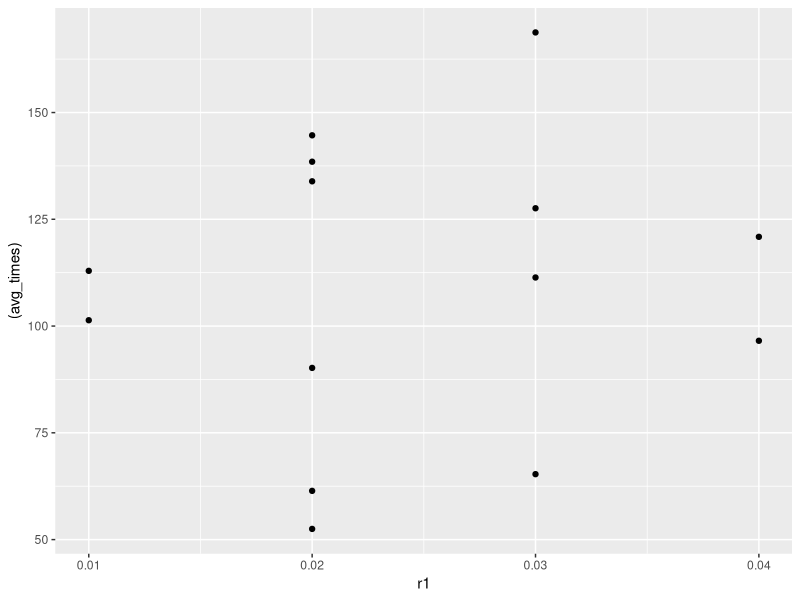
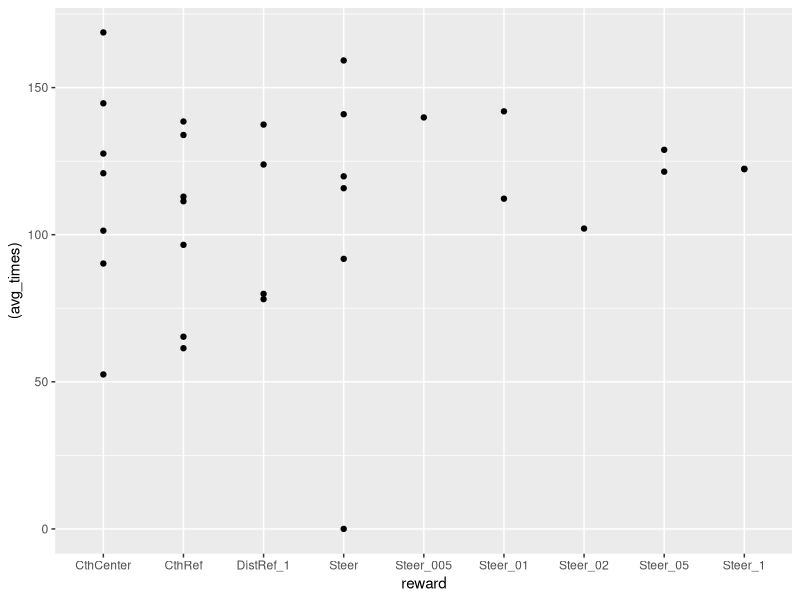

Recreate these plots in R, in order. (Note: this script raises an error after producing the figures.)
test_data = read.csv("DataTable.csv")

library(reshape2)
library(ggplot2)
library(dplyr)

test_data %>%
   filter(reward=="CthRef" | reward=="CthCenter")%>%
 # filter(reward=="CthCenter")%>%
  select(avg_times, success_rate, test_number, r1, reward) %>%
  ggplot(aes(x=r1, y=(avg_times)))+
  geom_point()

test_data %>%
  filter(EvalName=="reward_1"|EvalName=="reward")%>%
  select(avg_times, success_rate, test_number, reward) %>%
  ggplot(aes(x=reward, y=(avg_times)))+
  geom_point()

test_data %>%
  filter(EvalName=="reward_1"||reward=="CthCenter")%>%
  select(avg_times, success_rate, test_number, reward) %>%
  ggplot(aes(x=reward, y=(avg_times)))+
  geom_point()
# ylim(380, 720)


test_data %>%
  filter(EvalName=="PaperTest")%>%
  filter(kernel_reward=="Magnitude"|kernel_reward=="Constant")%>%
  select(avg_times, success_rate, test_number, reward, kernel_reward) %>%
  ggplot(aes(x=kernel_reward, y=(avg_times)))+
  geom_boxplot()+
  geom_point()

